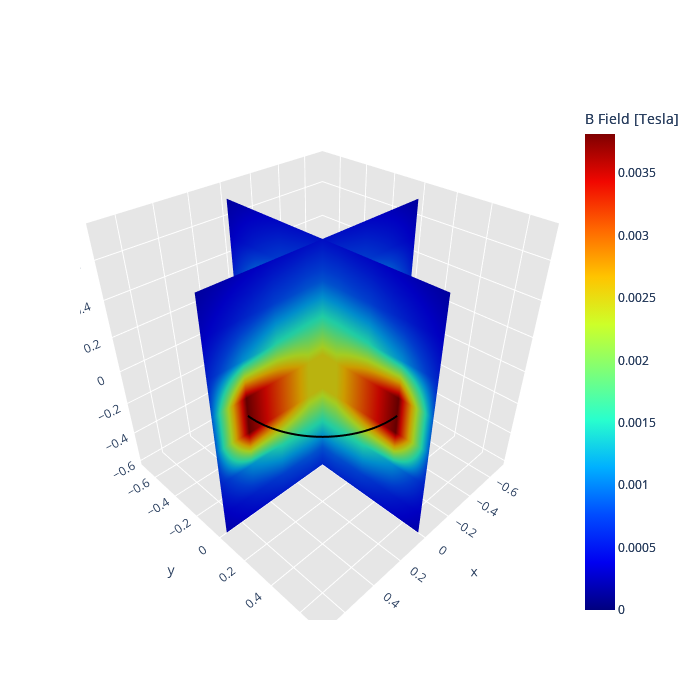

The code cell stored with this chart in its notebook:
### Code cell
fig = dict(data=data,layout=layout)
py.iplot(fig)
